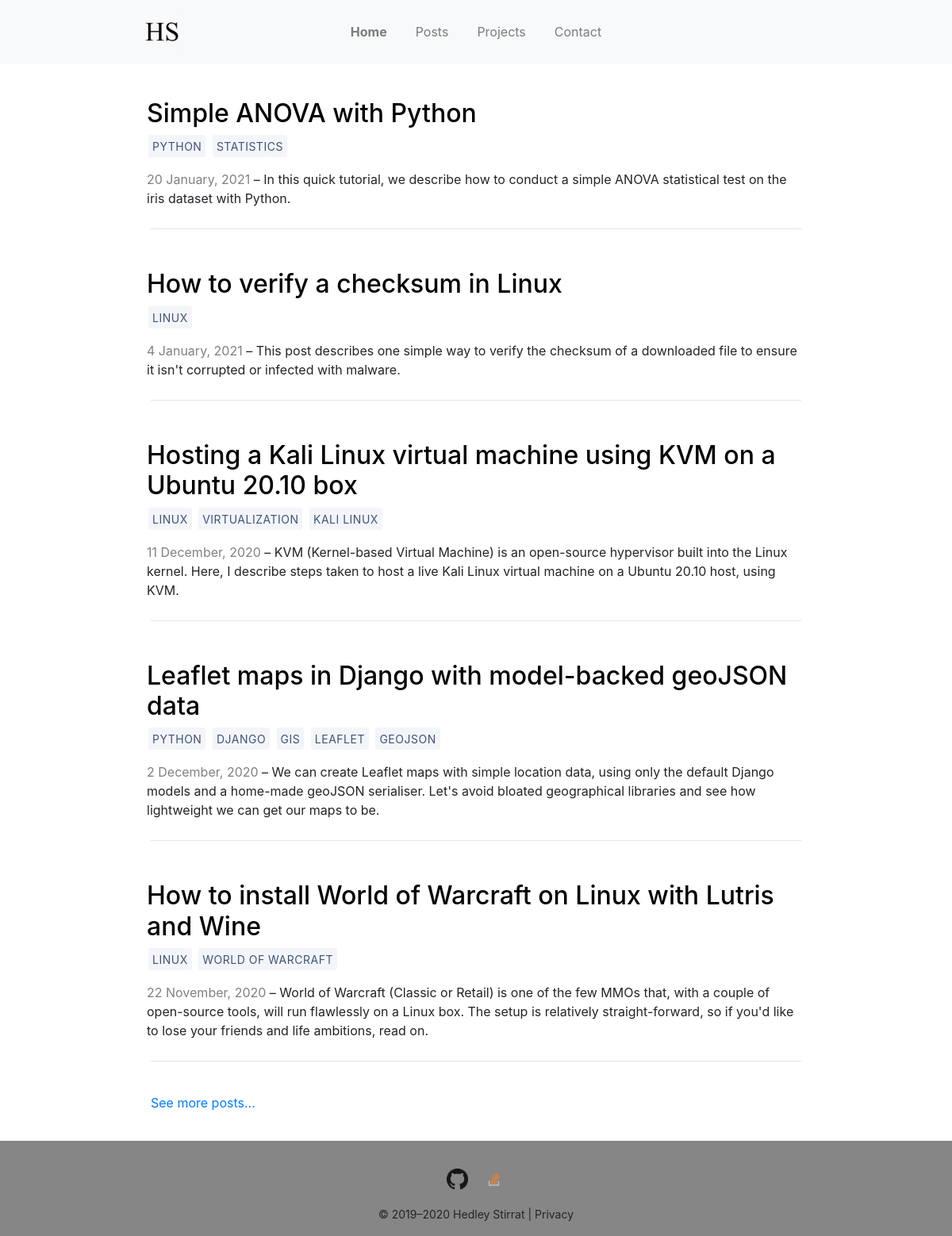
The app's page /, older data.
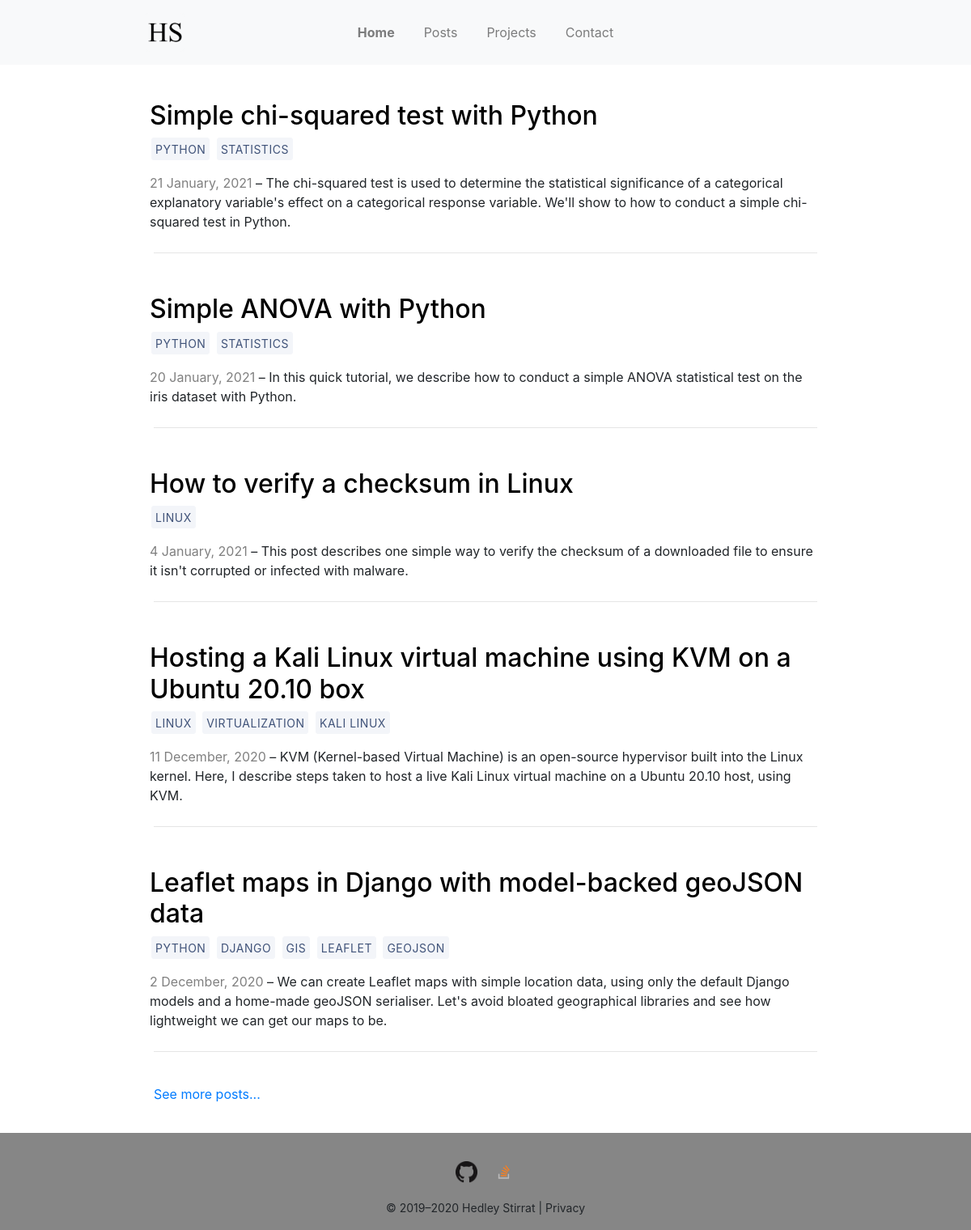
The same page, newer data.
### blog/models.py (models this page shows, shortened)
class BlogPost(models.Model):
    title = models.CharField(max_length=100)
    is_published = models.BooleanField(default=True)
    published_date = models.DateField()
    modified_date = models.DateField(null=True, blank=True)
    slug = models.SlugField(unique=True)
    tags = models.ManyToManyField('Tag', related_name='blog_posts')
    snippet = models.CharField('snippet', max_length=250)
    content = models.TextField()
    def get_absolute_url(self):
        return reverse('detail', kwargs = {'slug': self.slug})

class Tag(models.Model):
    name = models.CharField(max_length=20)

### blog/views.py (the view)
# urls.py: 2. Add a URL to urlpatterns:  path('', views.home, name='home')
def home(request):
    blog_posts = BlogPost.objects.filter(is_published=True).order_by('-published_date')[:5]
    context = {
        "blog_posts": blog_posts,
    }
    return render(request, 'home.html', context)

### blog/templates/home.html (shortened to what this page needs)
{% extends 'base.html' %}
{% load static %}
{% block content %}
    {% for post in blog_posts %}
        <div class="row">
            <div class="column snippet-text">
                <h2>
                    <a id='post-href' href="{{post.get_absolute_url}}"> {{ post.title|safe }} </a>
                </h2>
                <p>
                    {% for tag in post.tags.all %}
                        <a class="btn" href="{% url 'tag' tag.name %}">
                            {{ tag.name }}
                        </a>
                    {% endfor %}
                </p>
                <p style="color:gray; display:inline;">
                    {{ post.published_date|date:"j F, Y" }}
                </p>
                <p style="display:inline;">
                    &ndash; {{ post.snippet|safe }}
                </p>
            </div>
        </div>
        <hr>
        <br />
    {% endfor %}
    <p>
        {% url 'posts' as url %}
        <a href="{{ url }}">See more posts...</a>
    </p>
{% endblock %}

Row changes from the older to the newer data that the page shows:
no longer on this page (row unchanged): BlogPost: title "How to install World of Warcraft on Linux with Lutris and Wine", published_date "22 November, 2020", snippet "World of Warcraft (Classic or Retail) is one of the few MMOs that, with a couple of open-source tools, will run flawlessly on a Linux box. The setup is relatively straight-forward, so if you'd like to lose your friends and life ambitions, read on.", Tag (name "LINUX")
no longer on this page (row unchanged): Tag: name "WORLD OF WARCRAFT", shown under "How to install World of Warcraft on Linux with Lutris and Wine"
added BlogPost: title "Simple chi-squared test with Python", published_date "21 January, 2021", snippet "The chi-squared test is used to determine the statistical significance of a categorical explanatory variable's effect on a categorical response variable. We'll show to how to conduct a simple chi-squared test in Python.", Tag (name "PYTHON"), Tag (name "STATISTICS")
